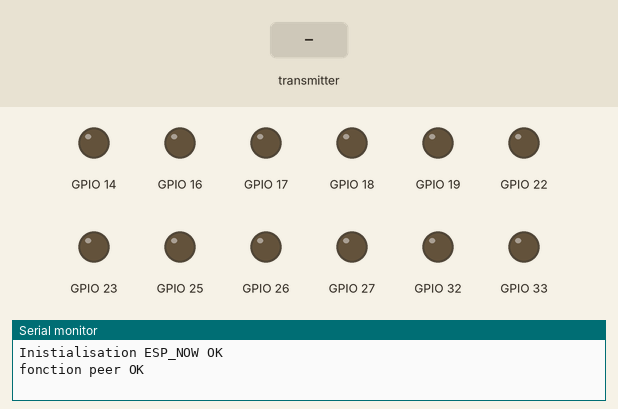
Bench run of a program on a simulated ESP32. Shown: output pins drawn as LEDs (lit = HIGH), the last lines printed to the serial monitor. The inputs (shaded band) are chosen by the test bench.

Above: at 1.2 s.
1.3 s: the transmitter starts sending xAxisValue = 50
At 1.8 s:
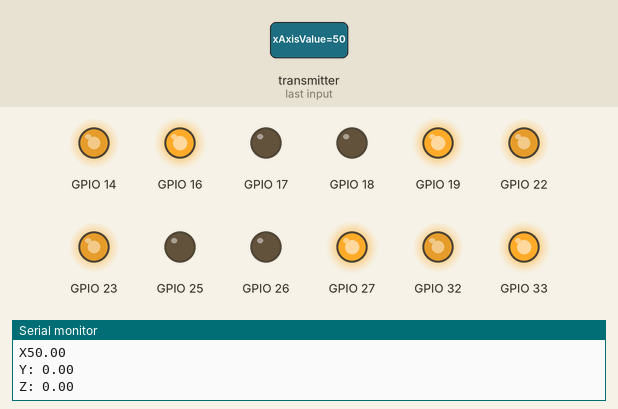
2.8 s: the transmitter starts sending yAxisValue = 50
At 4.0 s:
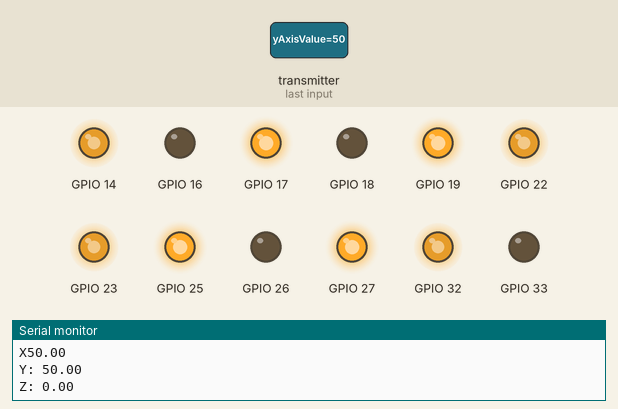
4.3 s: the transmitter starts sending yAxisValue = 0
At 5.2 s:
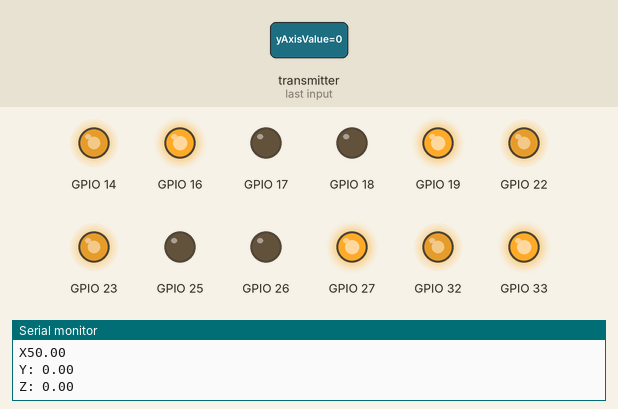
5.8 s: the transmitter starts sending zAxisValue = 25
At 6.4 s:
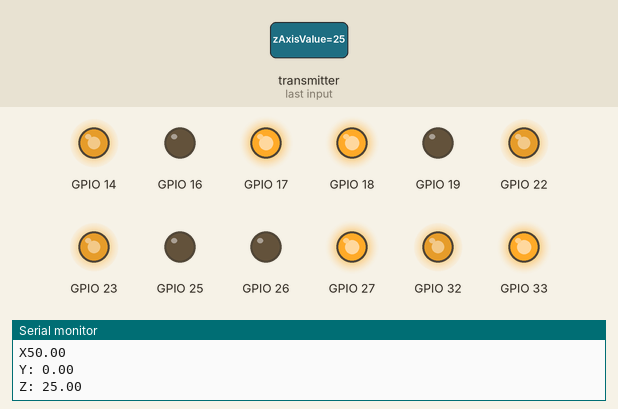
7.3 s: the transmitter starts sending zAxisValue = 0
At 8.5 s:
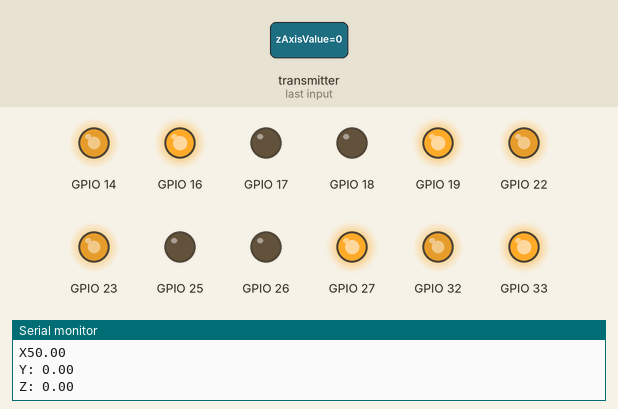
8.8 s: the transmitter starts sending xAxisValue = 0
At 9.9 s:
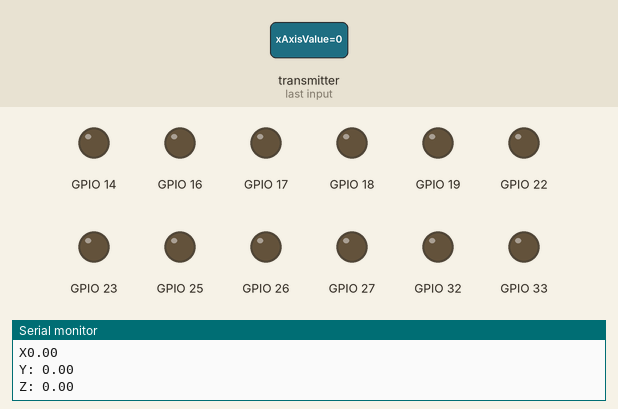
Timing chart, 0 to 11.3 s (numbered marks = the images above; inputs shaded):
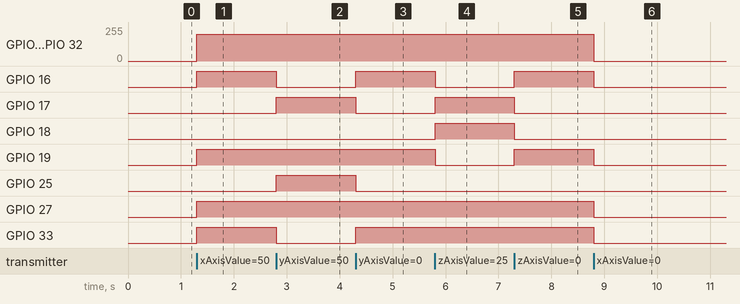

The program:

main.cpp
```cpp
#include <Arduino.h>
#include <esp_now.h>
#include <WiFi.h>
#include <stdio.h>
#include<vector>
#define FORWARD 1
#define BACKWARD 2
#define LEFT 3
#define RIGHT 4
#define FORWARD_LEFT 5
#define FORWARD_RIGHT 6
#define BACKWARD_LEFT 7
#define BACKWARD_RIGHT 8
#define TURN_LEFT 9
#define TURN_RIGHT 10
#define STOP 0
#define BACK_RIGHT_MOTOR 0
#define BACK_LEFT_MOTOR 1
#define FRONT_RIGHT_MOTOR 2
#define FRONT_LEFT_MOTOR 3
uint8_t masterMacAddress[] = {0xFC,0xF5,0xC4,0x2F,0xA3,0x04};

struct MOTOR_PINS
{
  int pinIN1;
  int pinIN2;
  int pinEn;
  int pwmSpeedChannel;
};

std::vector<MOTOR_PINS> motorPins =
{
  {16, 17, 22, 4},  //BACK_RIGHT_MOTOR
  {18, 19, 23, 5},  //BACK_LEFT_MOTOR
  {26, 27, 14, 6},  //FRONT_RIGHT_MOTOR
  {33, 25, 32, 7},  //FRONT_LEFT_MOTOR
};

#define MAX_MOTOR_SPEED 200

const int PWMFreq = 1000; /* 1 KHz */
const int PWMResolution = 8;
 // This is signal timeout in milli seconds. We will reset the data if no signal
#define SIGNAL_TIMEOUT 1000
unsigned long lastRecvTime = 0;

typedef struct PacketData
{
   float xAxisValue;
  float yAxisValue;
  float zAxisValue;
}PacketData;

PacketData receiverData;


void printMAC(const uint8_t * mac_addr){
  char macStr[18];
  snprintf(macStr, sizeof(macStr), "%02x:%02x:%02x:%02x:%02x:%02x",
           mac_addr[0], mac_addr[1], mac_addr[2], mac_addr[3], mac_addr[4], mac_addr[5]);
  Serial.println(macStr);
}


// les fonctions
 void OnDataRecv();
 void printMAC();
 void rotateMotor();

void rotateMotor(int motorNumber, int motorSpeed)
{
  if (motorSpeed < 0)
  {
    digitalWrite(motorPins[motorNumber].pinIN1, LOW);
    digitalWrite(motorPins[motorNumber].pinIN2, HIGH);
  }
  else if (motorSpeed > 0)
  {
    digitalWrite(motorPins[motorNumber].pinIN1, HIGH);
    digitalWrite(motorPins[motorNumber].pinIN2, LOW);
  }
  else
  {
    digitalWrite(motorPins[motorNumber].pinIN1, LOW);
    digitalWrite(motorPins[motorNumber].pinIN2, LOW);
  }
  ledcWrite(motorPins[motorNumber].pwmSpeedChannel, abs(motorSpeed));
}


void processCarMovement(int inputValue)
{
  switch(inputValue)
  {
    case FORWARD:
      rotateMotor(FRONT_RIGHT_MOTOR, MAX_MOTOR_SPEED);
      rotateMotor(BACK_RIGHT_MOTOR, MAX_MOTOR_SPEED);
      rotateMotor(FRONT_LEFT_MOTOR, MAX_MOTOR_SPEED);
      rotateMotor(BACK_LEFT_MOTOR, MAX_MOTOR_SPEED);
      break;
    case BACKWARD:
      rotateMotor(FRONT_RIGHT_MOTOR, -MAX_MOTOR_SPEED);
      rotateMotor(BACK_RIGHT_MOTOR, -MAX_MOTOR_SPEED);
      rotateMotor(FRONT_LEFT_MOTOR, -MAX_MOTOR_SPEED);
      rotateMotor(BACK_LEFT_MOTOR, -MAX_MOTOR_SPEED);
      break;
    case LEFT:
      rotateMotor(FRONT_RIGHT_MOTOR, MAX_MOTOR_SPEED);
      rotateMotor(BACK_RIGHT_MOTOR, -MAX_MOTOR_SPEED);
      rotateMotor(FRONT_LEFT_MOTOR, -MAX_MOTOR_SPEED);
      rotateMotor(BACK_LEFT_MOTOR, MAX_MOTOR_SPEED);
      break;
    case RIGHT:
      rotateMotor(FRONT_RIGHT_MOTOR, -MAX_MOTOR_SPEED);
      rotateMotor(BACK_RIGHT_MOTOR, MAX_MOTOR_SPEED);
      rotateMotor(FRONT_LEFT_MOTOR, MAX_MOTOR_SPEED);
      rotateMotor(BACK_LEFT_MOTOR, -MAX_MOTOR_SPEED);
      break;
    case FORWARD_LEFT:
      rotateMotor(FRONT_RIGHT_MOTOR, MAX_MOTOR_SPEED);
      rotateMotor(BACK_RIGHT_MOTOR, STOP);
      rotateMotor(FRONT_LEFT_MOTOR, STOP);
      rotateMotor(BACK_LEFT_MOTOR, MAX_MOTOR_SPEED);
      break;
    case FORWARD_RIGHT:
      rotateMotor(FRONT_RIGHT_MOTOR, STOP);
      rotateMotor(BACK_RIGHT_MOTOR, MAX_MOTOR_SPEED);
      rotateMotor(FRONT_LEFT_MOTOR, MAX_MOTOR_SPEED);
      rotateMotor(BACK_LEFT_MOTOR, STOP);
      break;
    case BACKWARD_LEFT:
      rotateMotor(FRONT_RIGHT_MOTOR, STOP);
      rotateMotor(BACK_RIGHT_MOTOR, -MAX_MOTOR_SPEED);
      rotateMotor(FRONT_LEFT_MOTOR, -MAX_MOTOR_SPEED);
      rotateMotor(BACK_LEFT_MOTOR, STOP);
      break;
    case BACKWARD_RIGHT:
      rotateMotor(FRONT_RIGHT_MOTOR, -MAX_MOTOR_SPEED);
      rotateMotor(BACK_RIGHT_MOTOR, STOP);
      rotateMotor(FRONT_LEFT_MOTOR, STOP);
      rotateMotor(BACK_LEFT_MOTOR, -MAX_MOTOR_SPEED);
      break;
    case TURN_LEFT:
      rotateMotor(FRONT_RIGHT_MOTOR, MAX_MOTOR_SPEED);
      rotateMotor(BACK_RIGHT_MOTOR, MAX_MOTOR_SPEED);
      rotateMotor(FRONT_LEFT_MOTOR, -MAX_MOTOR_SPEED);
      rotateMotor(BACK_LEFT_MOTOR, -MAX_MOTOR_SPEED);
      break;
    case TURN_RIGHT:
      rotateMotor(FRONT_RIGHT_MOTOR, -MAX_MOTOR_SPEED);
      rotateMotor(BACK_RIGHT_MOTOR, -MAX_MOTOR_SPEED);
      rotateMotor(FRONT_LEFT_MOTOR, MAX_MOTOR_SPEED);
      rotateMotor(BACK_LEFT_MOTOR, MAX_MOTOR_SPEED);
      break;
    case STOP:
      rotateMotor(FRONT_RIGHT_MOTOR, STOP);
      rotateMotor(BACK_RIGHT_MOTOR, STOP);
      rotateMotor(FRONT_LEFT_MOTOR, STOP);
      rotateMotor(BACK_LEFT_MOTOR, STOP);
      break;
    default:
      rotateMotor(FRONT_RIGHT_MOTOR, STOP);
      rotateMotor(BACK_RIGHT_MOTOR, STOP);
      rotateMotor(FRONT_LEFT_MOTOR, STOP);
      rotateMotor(BACK_LEFT_MOTOR, STOP);
      break;
  }}


void OnDataRecv(const uint8_t * mac_addr, const uint8_t *incomingData, int len) {

  Serial.print("Packet received from: ");
  printMAC(mac_addr);

  memcpy(&receiverData, incomingData, sizeof(receiverData));
  Serial.println("donnees recues");
  Serial.print("X");
  Serial.println(receiverData.xAxisValue);
  Serial.print("Y: ");
  Serial.println(receiverData.yAxisValue);
  Serial.print("Z: ");
  Serial.println(receiverData.zAxisValue);
  Serial.println();

/*
  if ( receiverData.xAxisValue < 35 && receiverData.yAxisValue < 35)
  {
    processCarMovement(FORWARD_LEFT);
  }
  else if ( receiverData.xAxisValue > 65 && receiverData.yAxisValue < 35)
  {
    processCarMovement(FORWARD_RIGHT);
  }
  else if ( receiverData.xAxisValue < 35 && receiverData.yAxisValue > 65)
  {
    processCarMovement(BACKWARD_LEFT);
  }
  else if ( receiverData.xAxisValue > 65 && receiverData.yAxisValue > 65)
  {
    processCarMovement(BACKWARD_RIGHT);
  }

  else if (receiverData.zAxisValue > 65)
  {
    processCarMovement(TURN_RIGHT);
  }
  else if (receiverData.zAxisValue < 35)
  {
    processCarMovement(TURN_LEFT);
  }


  else if (receiverData.yAxisValue < 35)
  {
    processCarMovement(FORWARD);
  }
  else if (receiverData.yAxisValue > 65)
  {
    processCarMovement(BACKWARD);
  }
  else if (receiverData.xAxisValue >65)
  {
    processCarMovement(RIGHT);
  }
  else if (receiverData.xAxisValue < 35)
  {
    processCarMovement(LEFT);
  }
  else
  {
    processCarMovement(STOP);
  }

*/
if (receiverData.yAxisValue < -30)
  {
    processCarMovement(FORWARD);
  }
 else if (receiverData.yAxisValue > 30)
  {
    processCarMovement(BACKWARD);
  }
    else if (receiverData.zAxisValue >10 && -20<receiverData.yAxisValue<20 && -20<receiverData.xAxisValue<20)
  {
    processCarMovement(TURN_RIGHT);
  }
  else if (receiverData.zAxisValue < -10  && -20<receiverData.yAxisValue<20 && -20<receiverData.xAxisValue<20)
  {
    processCarMovement(TURN_LEFT);
  }

  /*
  if ( receiverData.xAxisValue < -30 && receiverData.yAxisValue < -30)
  {
    processCarMovement(FORWARD_LEFT);
  }
  else if ( receiverData.xAxisValue > 30 && receiverData.yAxisValue < -30)
  {
    processCarMovement(FORWARD_RIGHT);
  }
  else if ( receiverData.xAxisValue < -30 && receiverData.yAxisValue > 30)
  {
    processCarMovement(BACKWARD_LEFT);
  }
  else if ( receiverData.xAxisValue > 30 && receiverData.yAxisValue > 30)
  {
    processCarMovement(BACKWARD_RIGHT);
  }  */


   else if (receiverData.xAxisValue > 30)
  {
    processCarMovement(RIGHT);
  }
  else if (receiverData.xAxisValue < -30)
  {
    processCarMovement(LEFT);
  }
  //STOP
 else
  {
    processCarMovement(STOP);
  }

  lastRecvTime = millis();

}


void setUpPinModes()
{
  for (int i = 0; i < motorPins.size(); i++)
  {
    pinMode(motorPins[i].pinIN1, OUTPUT);
    pinMode(motorPins[i].pinIN2, OUTPUT);
    //Set up PWM for motor speed
    ledcSetup(motorPins[i].pwmSpeedChannel, PWMFreq, PWMResolution);
    ledcAttachPin(motorPins[i].pinEn, motorPins[i].pwmSpeedChannel);
    rotateMotor(i, STOP);
  }
}


esp_now_peer_info_t peerInfo;

void setup() {
  setUpPinModes();
  Serial.begin(115200);
  WiFi.mode(WIFI_STA);


  if (esp_now_init() == ESP_OK)
  {
    Serial.println("Inistialisation ESP_NOW OK");
  }
  else
  {
    Serial.println("Erreur d'inistialisaton ESP_NOW");
    ESP.restart();
  }


  memcpy(peerInfo.peer_addr, masterMacAddress, 6);
  peerInfo.channel = 0;
  peerInfo.encrypt = false;


  if (esp_now_add_peer(&peerInfo) == ESP_OK)
  {
    Serial.println("fonction peer OK");
  }
  else
  {
    Serial.println("Erreur fonction Peer");
  }


  esp_now_register_recv_cb(OnDataRecv);
}
void loop() {

  //Check Signal lost.

  unsigned long now = millis();
  if ( now - lastRecvTime > SIGNAL_TIMEOUT )
  {
    processCarMovement(STOP);
  }
}
```

Measured:
- after the input at 1.3 s, GPIO 14, GPIO 22, GPIO 23, GPIO 32: 0/255 → 199/255 at once; GPIO 16, GPIO 19, GPIO 27, GPIO 33: LOW → HIGH at once
- after the input at 2.8 s, GPIO 16, GPIO 33: HIGH → LOW at once; GPIO 17, GPIO 25: LOW → HIGH at once
- after the input at 4.3 s, GPIO 16, GPIO 33: LOW → HIGH at once; GPIO 17, GPIO 25: HIGH → LOW at once
- after the input at 5.8 s, GPIO 16, GPIO 19: HIGH → LOW at once; GPIO 17, GPIO 18: LOW → HIGH at once
- after the input at 7.3 s, GPIO 16, GPIO 19: LOW → HIGH at once; GPIO 17, GPIO 18: HIGH → LOW at once
- after the input at 8.8 s, GPIO 14, GPIO 22, GPIO 23, GPIO 32: 199/255 → 0/255 at once; GPIO 16, GPIO 19, GPIO 27, GPIO 33: HIGH → LOW at once
